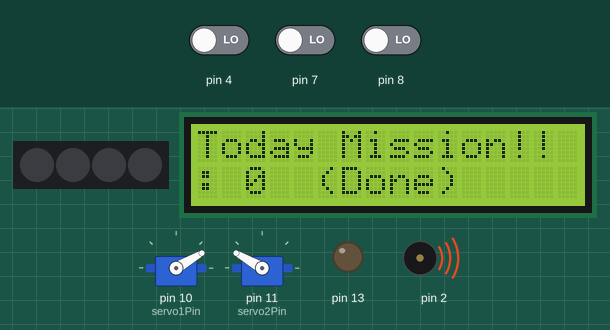
A sketch run on a simulated Arduino Uno, built with avr-gcc and run on an emulated ATmega328P. Shown: 2 × servo, 4 RGB LEDs in strip order, left to right, 16×2 character LCD, output pins drawn as LEDs (lit = HIGH), buzzer (waves = sounding). Inputs (shaded band) come from the test bench; at power-on: pin 8 LOW, pin 7 LOW, pin 4 LOW. Dim RGB values are drawn brighter than linear; random numbers use the default seed unless the sketch sets one.

Above: at 3.1 s.
3.9 s: pin 8 driven HIGH
At 4.25 s:
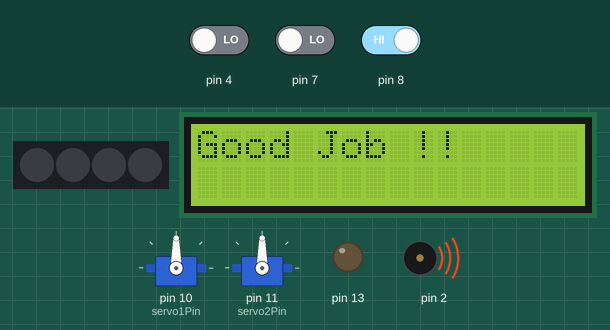
5.8 s: pin 7 driven HIGH
At 6.01 s:
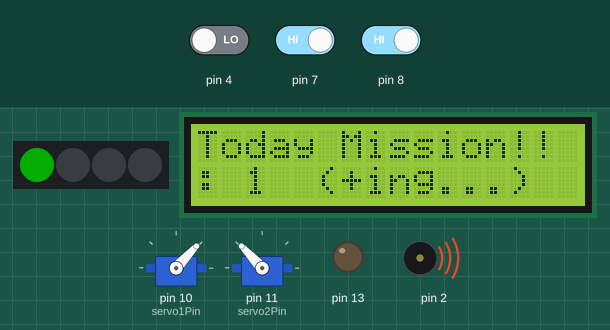
8.2 s: pin 4 driven HIGH
11.2 s: pin 7 driven LOW
At 13.25 s:
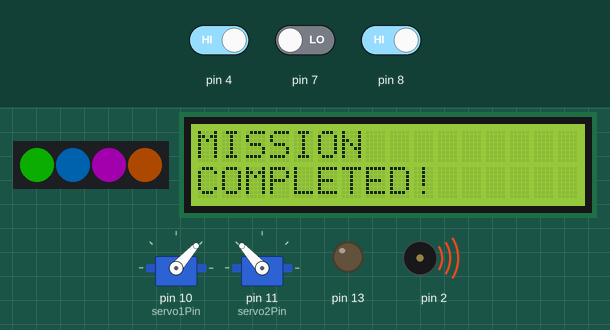
14.2 s: pin 8 driven LOW
At 16.32 s:
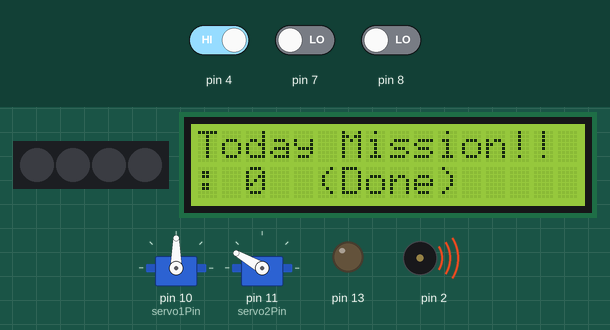
17.2 s: pin 7 driven HIGH
At 19.44 s:
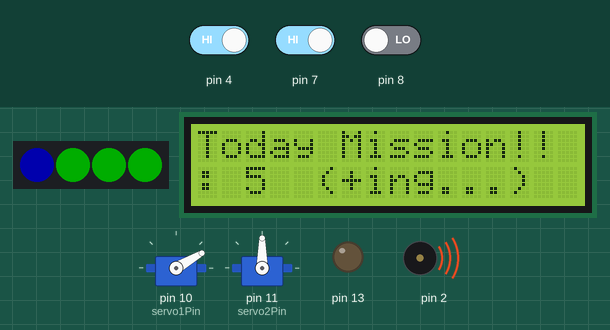
Timing chart, 0 to 22.6 s (numbered marks = the images above; inputs shaded):
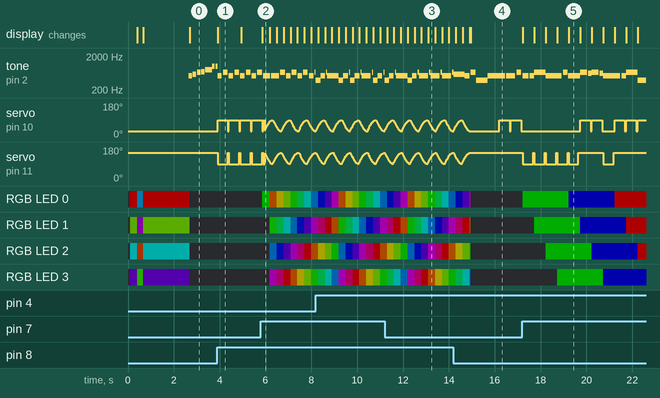

Measured:
- after the input at 3.9 s, servo on pin 10 (servo1Pin): 30° → 90° at once; servo on pin 11 (servo2Pin): 150° → 90° at once; the display: changes at once (image 1)
- after the input at 17.2 s, RGB LED 0: off → RGB(0, 50, 0) at once, → RGB(0, 0, 50) 2.0 s later, → RGB(50, 0, 0) 2.0 s later; RGB LED 1: off → RGB(0, 50, 0) after 0.53 s, → RGB(0, 0, 50) 2.0 s later, → RGB(50, 0, 0) 2.0 s later
- by itself, tone on pin 2: plays 523 Hz for 0.25 s, 523 Hz for 0.20 s, 659 Hz for 0.50 s, 523 Hz for 0.70 s, 659 Hz for 0.20 s, 523 Hz for 0.53 s … (14 notes in this stretch)
- what the display in image 5 shows lasts 0.5 s, from 19.2 s to 19.7 s

The sketch:

arduino.ino
```cpp
#include "SoneeBot.hpp"

// SoneeBot 객체 생성 (기본 핀 설정 사용)
SoneeBot robot;

void setup()
{
    // SoneeBot 초기화 - 모든 장치 초기화 포함
    robot.init();

    // 초기화 완료 후 테스트 실행
    // robot.testAllDevices();
}

void loop()
{
    robot.update(millis());
}
```

BuzzerManager.cpp
```cpp
#include "BuzzerManager.hpp"

BuzzerManager::BuzzerManager(int pin)
{
    buzzerPin = pin;
    playing = false; // isPlaying -> playing으로 변경
    startTime = 0;
    duration = 0;
    pauseDuration = 0;
    repeatCount = 0;
    currentRepeat = 0;
    isPaused = false;
    pauseStartTime = 0;
}

void BuzzerManager::init()
{
    pinMode(buzzerPin, OUTPUT);
    digitalWrite(buzzerPin, LOW);
}

void BuzzerManager::update(unsigned long currentMillis)
{
    if (!playing)
        return;

    if (isPaused)
    {
        // 일시정지 상태
        if (currentMillis - pauseStartTime >= pauseDuration)
        {
            isPaused = false;
            currentRepeat++;

            if (currentRepeat >= repeatCount)
            {
                // 모든 반복 완료
                playing = false;
                digitalWrite(buzzerPin, LOW);
            }
            else
            {
                // 다음 beep 시작
                startTime = currentMillis;
                digitalWrite(buzzerPin, HIGH);
            }
        }
    }
    else
    {
        // beep 재생 상태
        if (currentMillis - startTime >= duration)
        {
            digitalWrite(buzzerPin, LOW);

            if (currentRepeat + 1 >= repeatCount)
            {
                // 모든 반복 완료
                playing = false;
            }
            else
            {
                // 일시정지 시작
                isPaused = true;
                pauseStartTime = currentMillis;
            }
        }
    }
}

void BuzzerManager::beep(int beepDuration)
{
    // 최소 지속시간 보장
    if (beepDuration < 100)
        beepDuration = 100;

    // 현재 재생 중이면 중지
    stop();

    // 단일 beep 설정
    playing = true;
    startTime = 0; // update에서 설정됨
    duration = beepDuration;
    pauseDuration = 0;
    repeatCount = 1;
    currentRepeat = 0;
    isPaused = false;

    digitalWrite(buzzerPin, HIGH);
}

void BuzzerManager::beepPattern(int count, int beepDuration, int interval)
{
    // 최소 지속시간 보장
    if (beepDuration < 100)
        beepDuration = 100;

    // 현재 재생 중이면 중지
    stop();

    // 패턴 beep 설정
    playing = true;
    startTime = 0; // update에서 설정됨
    duration = beepDuration;
    pauseDuration = interval;
    repeatCount = count;
    currentRepeat = 0;
    isPaused = false;

    digitalWrite(buzzerPin, HIGH);
}

bool BuzzerManager::isPlaying()
{
    return playing; // isPlaying -> playing으로 변경
}

void BuzzerManager::stop()
{
    playing = false; // isPlaying -> playing으로 변경
    isPaused = false;
    digitalWrite(buzzerPin, LOW);
}
```

BuzzerManager.hpp
```cpp
#ifndef BUZZERMANAGER_HPP
#define BUZZERMANAGER_HPP

#include <Arduino.h>

class BuzzerManager
{
private:
    int buzzerPin;
    bool playing; // isPlaying -> playing으로 변경
    unsigned long startTime;
    unsigned long duration;
    unsigned long pauseDuration;
    int repeatCount;
    int currentRepeat;
    bool isPaused;
    unsigned long pauseStartTime;

public:
    BuzzerManager(int pin = 2);
    void init();
    void update(unsigned long currentMillis);

    // 단일 beep
    void beep(int duration = 200);

    // 패턴 beep (비동기)
    void beepPattern(int count = 1, int duration = 200, int interval = 200);

    // 재생 중인지 확인
    bool isPlaying();

    // 재생 중지
    void stop();
};

#endif
```

DisplayManager.cpp
```cpp
#include "DisplayManager.hpp"

DisplayManager::DisplayManager(int neoPin, int neoCount)
{
    neoPixelPin = neoPin;
    neoPixelCount = neoCount;
    lcdBacklight = true;

    // LCD 최적화 변수 초기화
    lastServo1Angle = -1;
    lastServo2Angle = -1;
    lastTouch1Display = false;
    lastTouch2Display = false;
    lastTouch3Display = false;
    lastTouch1DurationDisplay = 0;
    lastTouch2DurationDisplay = 0;
    lastTouch3DurationDisplay = 0;
    lastMissionCountDisplay = -1;

    // 미션 완료 효과 변수 초기화
    missionCompleted = false;
    missionCompleteTime = 0;
    showingGoodJob = false;
    goodJobStartTime = 0;

    // 객체 생성
    strip = new Adafruit_NeoPixel(neoPixelCount, neoPixelPin, NEO_GRB + NEO_KHZ800);
    lcd = new LiquidCrystal_I2C(0x27, 16, 2);
}

DisplayManager::~DisplayManager()
{
    delete strip;
    delete lcd;
}

void DisplayManager::init()
{
    // 네오픽셀 초기화
    strip->begin();
    strip->setBrightness(50);
    strip->show();

    // LCD 초기화
    lcd->init();
    lcd->backlight();

    // 초기화 메시지
    lcdClear();
    lcdPrint(0, 0, "SoneeBot Ready!");
    lcdPrint(0, 1, "Initializing...");

    // 초기화 효과
    rainbowEffect();
}

void DisplayManager::lcdPrint(int col, int row, String text)
{
    lcd->setCursor(col, row);
    lcd->print(text);
}

void DisplayManager::lcdClear()
{
    lcd->clear();
}

void DisplayManager::lcdBacklightOn()
{
    lcd->backlight();
    lcdBacklight = true;
}

void DisplayManager::lcdBacklightOff()
{
    lcd->noBacklight();
    lcdBacklight = false;
}

void DisplayManager::showGoodJobMessage(unsigned long currentMillis)
{
    showingGoodJob = true;
    goodJobStartTime = currentMillis;
    lcdClear();
    lcdPrint(0, 0, "Good Job !!");
}

void DisplayManager::updateStatusDisplay(int servo1Angle, int servo2Angle, bool touch1, bool touch2, bool touch3,
                                         unsigned long touch1Duration, unsigned long touch2Duration, unsigned long touch3Duration)
{
    // ...existing code... (기존 updateStatusDisplay 로직)
    bool needUpdate = false;

    if (servo1Angle != lastServo1Angle || servo2Angle != lastServo2Angle)
    {
        needUpdate = true;
    }

    if (touch1 != lastTouch1Display || touch2 != lastTouch2Display || touch3 != lastTouch3Display)
    {
        needUpdate = true;
    }

    unsigned long currentTouch1Sec = touch1Duration / 1000;
    unsigned long currentTouch2Sec = touch2Duration / 1000;
    unsigned long currentTouch3Sec = touch3Duration / 1000;

    if (currentTouch1Sec != lastTouch1DurationDisplay ||
        currentTouch2Sec != lastTouch2DurationDisplay ||
        currentTouch3Sec != lastTouch3DurationDisplay)
    {
        needUpdate = true;
    }

    if (needUpdate)
    {
        lcdClear();
        lcdPrint(0, 0, "S1:" + String(servo1Angle) + " S2:" + String(servo2Angle));

        String touchInfo = "T:";
        touchInfo += touch1 ? "0" : "1";
        touchInfo += touch2 ? "0" : "1";
        touchInfo += touch3 ? "0" : "1";

        if (touch1 || touch2 || touch3)
        {
            touchInfo += " ";
            if (touch1)
                touchInfo += String(currentTouch1Sec) + "s ";
            if (touch2)
                touchInfo += String(currentTouch2Sec) + "s ";
            if (touch3)
                touchInfo += String(currentTouch3Sec) + "s";
        }

        lcdPrint(0, 1, touchInfo);

        // 이전 상태 업데이트
        lastServo1Angle = servo1Angle;
        lastServo2Angle = servo2Angle;
        lastTouch1Display = touch1;
        lastTouch2Display = touch2;
        lastTouch3Display = touch3;
        lastTouch1DurationDisplay = currentTouch1Sec;
        lastTouch2DurationDisplay = currentTouch2Sec;
        lastTouch3DurationDisplay = currentTouch3Sec;
    }
}

void DisplayManager::setPixelColor(int pixel, uint8_t r, uint8_t g, uint8_t b)
{
    if (pixel >= 0 && pixel < neoPixelCount)
    {
        strip->setPixelColor(pixel, strip->Color(r, g, b));
        strip->show();
    }
}

void DisplayManager::fillColor(uint8_t r, uint8_t g, uint8_t b)
{
    for (int i = 0; i < neoPixelCount; i++)
    {
        strip->setPixelColor(i, strip->Color(r, g, b));
    }
    strip->show();
}

void DisplayManager::clearPixels()
{
    fillColor(0, 0, 0);
}

void DisplayManager::rainbowEffect()
{
    for (int j = 0; j < 256; j += 5)
    {
        for (int i = 0; i < neoPixelCount; i++)
        {
            strip->setPixelColor(i, strip->ColorHSV((i * 65536L / neoPixelCount) + j * 256));
        }
        strip->show();
        delay(10);
    }
}

void DisplayManager::updateMissionPixels(int missionCount)
{
    clearPixels();

    if (missionCount <= 0)
        return;

    for (int i = 0; i < min(missionCount, 12); i++)
    {
        int pixelIndex = i % 4;

        if (i < 4)
        {
            strip->setPixelColor(pixelIndex, strip->Color(0, 255, 0));
        }
        else if (i < 8)
        {
            strip->setPixelColor(pixelIndex, strip->Color(0, 0, 255));
        }
        else
        {
            strip->setPixelColor(pixelIndex, strip->Color(255, 0, 0));
        }
    }

    strip->show();
}

void DisplayManager::missionCompleteEffect(unsigned long currentMillis)
{
    unsigned long elapsed = currentMillis - missionCompleteTime;

    if (elapsed < 3000)
    {
        int hue = (elapsed / 10) % 360;
        for (int i = 0; i < neoPixelCount; i++)
        {
            int pixelHue = (hue + i * 90) % 360;
            strip->setPixelColor(i, strip->ColorHSV(pixelHue * 182));
        }
        strip->show();
    }
    else
    {
        missionCompleted = false;
        clearPixels();
    }
}

void DisplayManager::updateMissionDisplay(int missionCount, bool touch1State, bool touch2State)
{
    if (missionCount != lastMissionCountDisplay || touch1State != lastTouch1Display || touch2State != lastTouch2Display)
    {
        updateMissionPixels(missionCount);
        lcdClear();
        lcdPrint(0, 0, "Today Mission!!");

        String missionInfo = ": " + String(missionCount);
        lcdPrint(0, 1, missionInfo);

        if (touch2State)
        {
            lcdPrint(4, 1, " (+ing...)");
        }
        else if (touch1State)
        {
            lcdPrint(4, 1, " (-ing...)");
        }
        else
        {
            lcdPrint(4, 1, " (Done)");
        }

        lastMissionCountDisplay = missionCount;
        lastTouch1Display = touch1State;
        lastTouch2Display = touch2State;
    }
}

void DisplayManager::startMissionCompleteEffect(unsigned long currentMillis)
{
    missionCompleted = true;
    missionCompleteTime = currentMillis;

    lcdClear();
    lcdPrint(0, 0, "MISSION");
    lcdPrint(0, 1, "COMPLETED!");
}

void DisplayManager::update(unsigned long currentMillis)
{
    if (showingGoodJob)
    {
        unsigned long elapsed = currentMillis - goodJobStartTime;
        if (elapsed >= 1000)
        {
            showingGoodJob = false;
        }
    }

    if (missionCompleted)
    {
        missionCompleteEffect(currentMillis);
    }
}

bool DisplayManager::isMissionCompleteEffectRunning()
{
    return missionCompleted;
}

bool DisplayManager::isShowingGoodJob()
{
    return showingGoodJob;
}
```

DisplayManager.hpp
```cpp
#ifndef DISPLAYMANAGER_HPP
#define DISPLAYMANAGER_HPP

#include <Adafruit_NeoPixel.h>
#include <Arduino.h>
#include <LiquidCrystal_I2C.h>

class DisplayManager
{
private:
    Adafruit_NeoPixel *strip;
    LiquidCrystal_I2C *lcd;
    int neoPixelPin;
    int neoPixelCount;
    bool lcdBacklight;

    // LCD 최적화 변수들
    int lastServo1Angle;
    int lastServo2Angle;
    bool lastTouch1Display;
    bool lastTouch2Display;
    bool lastTouch3Display;
    unsigned long lastTouch1DurationDisplay;
    unsigned long lastTouch2DurationDisplay;
    unsigned long lastTouch3DurationDisplay;
    int lastMissionCountDisplay;

    // 미션 완료 효과 변수들
    bool missionCompleted;
    unsigned long missionCompleteTime;
    bool showingGoodJob;
    unsigned long goodJobStartTime;

public:
    DisplayManager(int neoPin = 3, int neoCount = 4);
    ~DisplayManager();
    void init();

    // LCD 제어
    void lcdPrint(int col, int row, String text);
    void lcdClear();
    void lcdBacklightOn();
    void lcdBacklightOff();
    void updateStatusDisplay(int servo1Angle, int servo2Angle, bool touch1, bool touch2, bool touch3,
                             unsigned long touch1Duration, unsigned long touch2Duration, unsigned long touch3Duration);

    // 네오픽셀 제어
    void setPixelColor(int pixel, uint8_t r, uint8_t g, uint8_t b);
    void fillColor(uint8_t r, uint8_t g, uint8_t b);
    void clearPixels();
    void rainbowEffect();
    void updateMissionPixels(int missionCount);
    void missionCompleteEffect(unsigned long currentMillis);

    // 미션 관련 디스플레이
    void updateMissionDisplay(int missionCount, bool touch1State, bool touch2State);
    void startMissionCompleteEffect(unsigned long currentMillis);
    void update(unsigned long currentMillis);
    bool isMissionCompleteEffectRunning();
    bool isShowingGoodJob();
    void showGoodJobMessage(unsigned long currentMillis);
};

#endif
```

MissionManager.cpp
```cpp
#include "MissionManager.hpp"

MissionManager::MissionManager()
{
    missionCompleted = false;
}

void MissionManager::update(int missionCount, int &lastMissionCount)
{
    // 미션 완료 조건 체크
    if (!missionCompleted && lastMissionCount >= 1 && missionCount == 0)
    {
        missionCompleted = true;
    }
    lastMissionCount = missionCount;
}

bool MissionManager::isMissionCompleted()
{
    return missionCompleted;
}

void MissionManager::resetMissionCompleted()
{
    missionCompleted = false;
}
```

MissionManager.hpp
```cpp
#ifndef MISSIONMANAGER_HPP
#define MISSIONMANAGER_HPP

#include <Arduino.h>

class MissionManager
{
private:
    bool missionCompleted;

public:
    MissionManager();
    void update(int missionCount, int &lastmissionCount);
    bool isMissionCompleted();
    void resetMissionCompleted();
};

#endif
```

PassiveBuzzerManager.hpp
```cpp
#ifndef PASSIVEBUZZERMANAGER_HPP
#define PASSIVEBUZZERMANAGER_HPP

#include <Arduino.h>

struct MelodyNote
{
    int frequency;
    int duration;
};

class PassiveBuzzerManager
{
private:
    int buzzerPin;
    bool isPlaying;
    unsigned long playStartTime;
    unsigned long currentNoteStartTime;
    int currentNoteIndex;

    // 멜로디 큐 (최대 32개 노트)
    static const int MAX_NOTES = 32;
    MelodyNote melodyQueue[MAX_NOTES];
    int queueStart;
    int queueEnd;
    int queueSize;

    // 현재 재생 중인 노트 정보
    bool noteActive;

public:
    PassiveBuzzerManager(int pin = 2);
    void init();
    void update(unsigned long currentMillis);

    // 단일 노트 추가
    void addNote(int frequency, int duration);

    // 멜로디 배열 추가
    void addMelody(MelodyNote *melody, int noteCount);

    // 재생 제어
    void play();
    void stop();
    void clear();

    // 상태 확인
    bool getIsPlaying();
    int getQueueSize();
    bool isQueueFull();

    // 미리 정의된 멜로디들
    void playBeep(int frequency = 1000, int duration = 200);
    void playSuccess();
    void playError();
    void playStartup();

    // 클래식 & 전통 멜로디들
    void playHappyBirthday();
    void playTwinkleTwinkleLittleStar();
    void playMaryHadALittleLamb();
    void playFurElise();
    void playOdeToJoy();
    void playCannonInD();
    void playAmazingGrace();
    void playGreensleeves();
    void playAuLaitClair();
    void playBrahmsLullaby();
    void playRandom();
};

#endif
```

ServoAsync.cpp
```cpp
#include "ServoAsync.hpp"

ServoAsync::ServoAsync(ServoController *controller)
{
    servoController = controller;
    isAnimating = false;
    animationStartTime = 0;
    animationDuration = 0;
    animationType = 0;
}

void ServoAsync::update(unsigned long currentMillis)
{
    if (!isAnimating)
        return;

    unsigned long elapsed = currentMillis - animationStartTime;

    if (animationType == 1) // Mission complete animation
    {
        if (elapsed < animationDuration)
        {
            int cycle = elapsed / 750;
            int cycleTime = elapsed % 750;

            if (cycle < 4)
            {
                int angle1, angle2;
                if (cycleTime < 375)
                {
                    float progress = (float)cycleTime / 375.0;
                    angle1 = 30 + (int)(60 * sin(progress * PI / 2));
                    angle2 = 150 - (int)(60 * sin(progress * PI / 2));
                }
                else
                {
                    float progress = (float)(cycleTime - 375) / 375.0;
                    angle1 = 90 - (int)(60 * sin(progress * PI / 2));
                    angle2 = 90 + (int)(60 * sin(progress * PI / 2));
                }

                servoController->moveServo1(angle1);
                servoController->moveServo2(angle2);
            }
        }
        else
        {
            servoController->resetToDefault();
            isAnimating = false;
        }
    }
    else if (animationType == 2) // Random motion
    {
        if (elapsed >= animationDuration)
        {
            // 애니메이션 시간이 끝나면 원래 위치로 복귀
            servoController->resetToDefault();
            isAnimating = false;
        }
    }
    else if (animationType == 3) // Mission decrease motion
    {
        if (elapsed >= animationDuration)
        {
            // 애니메이션 시간이 끝나면 원래 위치로 복귀
            servoController->resetToDefault();
            isAnimating = false;
        }
    }
}

void ServoAsync::startMissionCompleteAnimation(unsigned long currentMillis)
{
    isAnimating = true;
    animationStartTime = currentMillis;
    animationDuration = 4000;
    animationType = 1;
}

void ServoAsync::startRandomMotion(int servoNum, unsigned long currentMillis)
{
    if (isAnimating)
        return; // 이미 애니메이션 중이면 무시

    // 즉시 90도로 이동
    if (servoNum == 1)
    {
        servoController->moveServo1(90);
    }
    else if (servoNum == 2)
    {
        servoController->moveServo2(90);
    }
    else
    {
        // 잘못된 servoNum이면 둘 다 이동
        servoController->moveServo1(90);
        servoController->moveServo2(90);
    }

    isAnimating = true;
    animationStartTime = currentMillis;
    animationDuration = 450; // 450ms 후 원래 위치로 복귀
    animationType = 2;
}

void ServoAsync::startMissionDecraseMotion(unsigned long currentMillis)
{
    if (isAnimating)
        return; // 이미 애니메이션 중이면 무시

    // 즉시 90도로 이동
    servoController->moveServo1(90);
    servoController->moveServo2(90);

    isAnimating = true;
    animationStartTime = currentMillis;
    animationDuration = 450; // 450ms 후 원래 위치로 복귀
    animationType = 3;
}

bool ServoAsync::isAnimationRunning()
{
    return isAnimating;
}
```

ServoController.hpp
```cpp
#ifndef SERVOCONTROLLER_HPP
#define SERVOCONTROLLER_HPP

#include <Arduino.h>
#include <Servo.h>

class ServoController
{
private:
    Servo servo1;
    Servo servo2;
    int servo1Pin;
    int servo2Pin;
    int servo1Angle;
    int servo2Angle;

public:
    ServoController(int s1Pin = 10, int s2Pin = 11);
    void init();
    void moveServo1(int angle);
    void moveServo2(int angle);
    int getServo1Angle();
    int getServo2Angle();
    void resetToDefault();
};

#endif
```

Source omitted: PassiveBuzzerManager.cpp (13602 bytes), ServoAsync.hpp (633 bytes), ServoController.cpp (831 bytes), SoneeBot.cpp (5199 bytes), SoneeBot.hpp (1407 bytes), TouchSensor.cpp (1622 bytes), TouchSensor.hpp (686 bytes)
